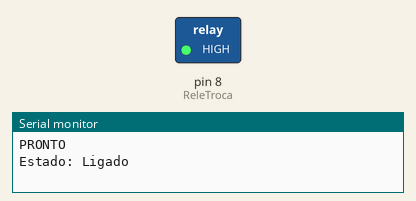
Recording of a sketch running on a simulated Arduino Uno, built with avr-gcc and run on an emulated ATmega328P. Shown: switched loads named in the sketch (green lamp = pin HIGH), the last lines printed to the serial monitor.

Above: at 2.5 s.
At 7.5 s:
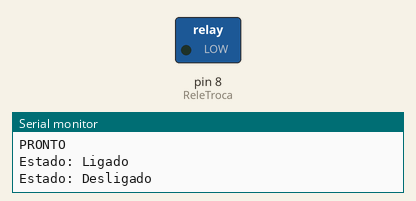
Timing chart, 0 to 13.0 s (numbered marks = the images above):
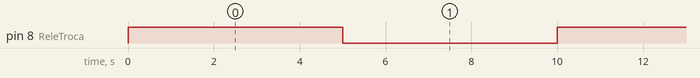

Measured:
- by itself, pin 8 (ReleTroca): alternates HIGH for 5.0 s and LOW for 5.0 s

The sketch:

ControleRele.ino
```cpp
const int ReleTroca =  8;      // the number of the LED pin

bool releState = false;         // variable for reading the pushbutton status
bool canChange = true;

void setup()
{
  pinMode(ReleTroca, OUTPUT);
  Serial.begin(9600);
  Serial.println("PRONTO");
}

void loop()
{
  if ((releState == false) and (canChange == true))
  {
    // turn RELE on:
    digitalWrite(ReleTroca, HIGH);
    releState = true;
    canChange = false;
    Serial.print("Estado: ");
    Serial.println("Ligado");
  }
  if ((releState == true) and (canChange == true))
  {
    // turn RELE off:
    digitalWrite(ReleTroca, LOW);
    releState = false;
    canChange = false;
    Serial.print("Estado: ");
    Serial.println("Desligado");
  }
  delay(5000);
  canChange = true;
}
```
